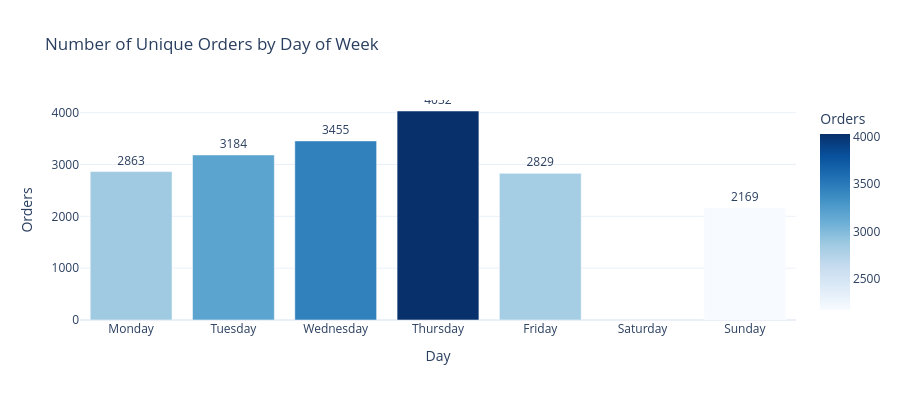

The cell this chart's notebook holds for it:
### Code cell
# Orders by day of week
dow_order = ['Monday','Tuesday','Wednesday','Thursday','Friday','Saturday','Sunday']
dow_counts = df.groupby('DayOfWeek')['InvoiceNo'].nunique().reindex(dow_order).reset_index()
dow_counts.columns = ['Day', 'Orders']

fig = px.bar(
    dow_counts, x='Day', y='Orders',
    title='Number of Unique Orders by Day of Week',
    color='Orders', color_continuous_scale='Blues',
    text='Orders'
)
fig.update_traces(textposition='outside')
fig.update_layout(template='plotly_white', height=400, showlegend=False)
fig.show()

### Figure 1 — Plotly figure (JSON) as saved in the notebook; plotly's stock layout.template omitted (floating-point values rounded to 4 significant figures)
{"data": [{"hovertemplate": "Day=%{x}<br>Orders=%{marker.color}<extra></extra>", "legendgroup": "", "marker": {"color": [2863.0, 3184.0, 3455.0, 4032.0, 2829.0, NaN, 2169.0], "coloraxis": "coloraxis", "pattern": {"shape": ""}}, "name": "", "orientation": "v", "showlegend": false, "text": [2863.0, 3184.0, 3455.0, 4032.0, 2829.0, NaN, 2169.0], "textposition": "outside", "type": "bar", "x": ["Monday", "Tuesday", "Wednesday", "Thursday", "Friday", "Saturday", "Sunday"], "xaxis": "x", "y": [2863.0, 3184.0, 3455.0, 4032.0, 2829.0, NaN, 2169.0], "yaxis": "y"}], "layout": {"barmode": "relative", "coloraxis": {"autocolorscale": false, "colorbar": {"title": {"text": "Orders"}}, "colorscale": [[0, "rgb(247,251,255)"], [0.125, "rgb(222,235,247)"], [0.25, "rgb(198,219,239)"], [0.375, "rgb(158,202,225)"], [0.5, "rgb(107,174,214)"], [0.625, "rgb(66,146,198)"], [0.75, "rgb(33,113,181)"], [0.875, "rgb(8,81,156)"], [1, "rgb(8,48,107)"]]}, "height": 400, "legend": {"tracegroupgap": 0}, "showlegend": false, "title": {"text": "Number of Unique Orders by Day of Week"}, "xaxis": {"anchor": "y", "domain": [0, 1], "title": {"text": "Day"}}, "yaxis": {"anchor": "x", "domain": [0, 1], "title": {"text": "Orders"}}}}
